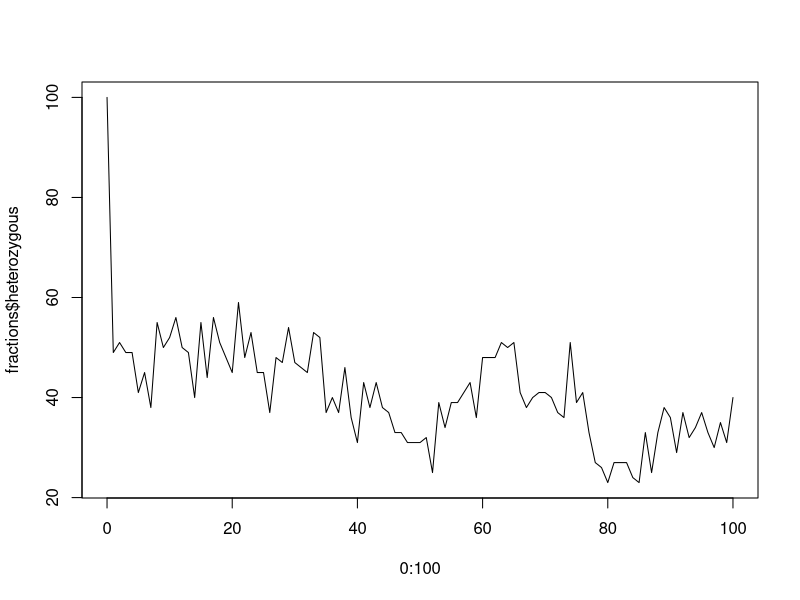
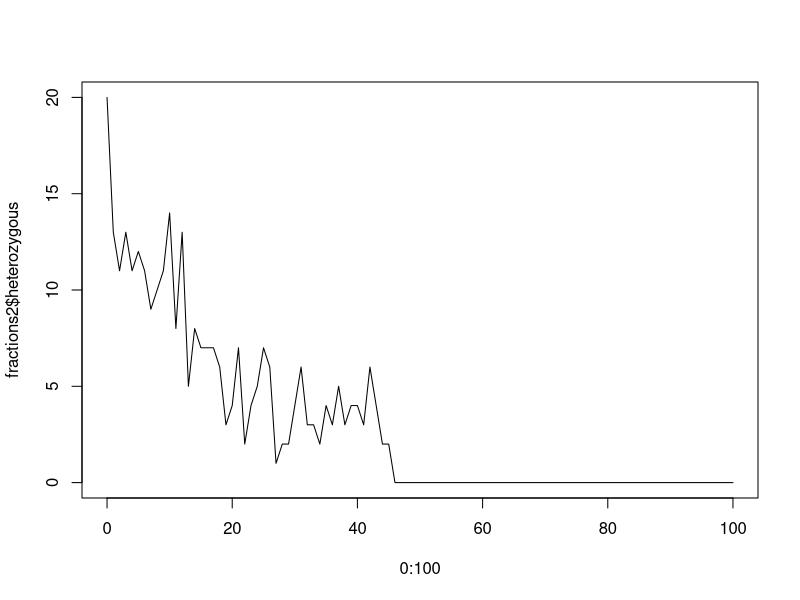

Write R code to recreate these figures, in order.
# comments
# Names
# Introduction

# 1a)
# gen_init is the function that initialize the function,
# returning the first generation of the population.
# in this population, every individual is heterouzygous with
# gene A1 and A2
gen_init <- function(n) {
  gene1 <- rep("A1", n)
  gene2 <- rep("A2", n)
  gen0 <- data.frame(gene1, gene2, stringsAsFactors = FALSE)
  # gen0 is the initial generation
  return(gen0)
}

# 1b) rand_inherit is the function that takes the input
# p(probability of interiting A1), and the vector of father
# alleles and mother alleles
rand_inherit <- function(p, father, mother) {
  # first check if parent is homozygous
  # if the parent is homo, no need to sample
  inherit_allele <- function(parent, p) {
    if (parent[1] == parent[2]) {
      return(parent[1])
    } else {
      # Heterozygous: sample based on p
      return(sample(c("A1", "A2"), size = 1, prob = c(p, 1 - p)))
    }
  }
  father_allele <- inherit_allele(father, p)
  mother_allele <- inherit_allele(mother, p)
  child <- c(father_allele, mother_allele)
  # children genotype is the combination of the parent alleles
  return(child)
}

# 1c)
# Note that we made an assumption: We ignored the sex
# of these population. If we consider sex, we cannot randomly
# select the 2 individuals and let them have the offspring
gen_next <- function(gen, p = 0.5, offspring_per_pair = 2) {
  n <- nrow(gen)
  # initialize the next generation
  next_gen <- data.frame(gene1 = character(0), gene2 = character(0))
  # the number of population is just the number of rows
  for (i in 1 : (n / 2)) {
    # n is the current population
    # I use unname, unlist just to make the output a vector
    # instead of a list or a table (input is the slicing 
    # of a dataframe)
    father <- unname(unlist(gen[(2 * i - 1), ]))
    mother <- unname(unlist(gen[2 * i, ]))

    # generate the offspring per pair
    # even though in the lecture we only assume that
    # each pair has 2 offsring, but I like to increase more
    for (j in 1:offspring_per_pair) {
      child <- rand_inherit(p, father, mother)
      # this child is a vector
      child <- as.list(child)
      next_gen <- rbind(next_gen, child)
    }
  }
  colnames(next_gen) <- c("gene1", "gene2")
  next_gen <- next_gen[sample(nrow(next_gen)), ]
  # this line reorders the data frame of the next generation
  # notice that I could use sample(n), but this is under the
  # assuption that each pair has two offspring. but my code did
  # not assume this, so I have tu use nrow(next_gen)
  rownames(next_gen) <- NULL
  # this line reorders the row numbers
  return(next_gen)
}

# 1d)
population_fraction <- function(gen) {
  # use slicing
  # slice A1, A1
  a1a1 <- gen[(gen$gene1 == "A1") & (gen$gene2 == "A1"), ]
  # slice A1, A2 and A2, A1
  a1a2 <- gen[(gen$gene1 == "A1") & (gen$gene2 == "A2"), ]
  a2a1 <- gen[(gen$gene1 == "A2") & (gen$gene2 == "A1"), ]
  # slice homozygous for A2
  a2a2 <- gen[(gen$gene1 == "A2") & (gen$gene2 == "A2"), ]
  return(c(nrow(a1a1), nrow(a1a2) + nrow(a2a1), nrow(a2a2)))
}

# 1e)
sim.many.generations <- function(n, m) {
  # m is the number of the generations
  # n is the population size
  gen <- gen_init(n)
  results <- data.frame(
    Generation = 0,
    A1A1 = population_fraction(gen)[1],
    heterozygous = population_fraction(gen)[2],
    A2A2 = population_fraction(gen)[3],
    stringsAsFactors = FALSE
  )
  gen <- gen_init(n)
  # this is the generation 0
  for (i in 1:m) {
    gen <- gen_next(gen)
    fractions <- population_fraction(gen)
    results <- rbind(
      results,
      data.frame(
        Generation = i,
        A1A1 = fractions[1],
        heterozygous = fractions[2],
        A2A2 = fractions[3],
        stringsAsFactors = FALSE
      )
    )
  }
  return(results)
}

fractions <- sim.many.generations(100, 100)
fractions2 <- sim.many.generations(20, 100)

plot(0:100, fractions$heterozygous, type = "l")
plot(0:100, fractions2$heterozygous, type = "l")
